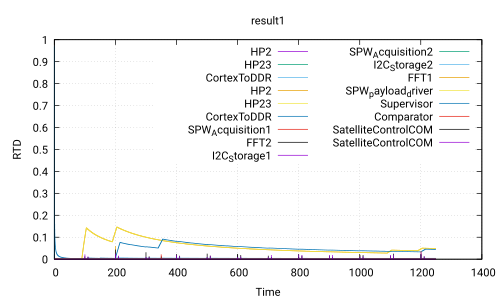

Write gnuplot code to recreate this figure.
 set title 'result1'
 set ylabel 'RTD'
 set xlabel 'Time'
 set grid
 set term pdf
 set output 'Use_case_DoubleCamera_Safety.ATIPPIC.executable340.0_100.0.pdf'
 plot 'Use_case_DoubleCamera_Safety.ATIPPIC.executable340.0_100.0.csv' using 1:2 with lines title 'HP2','Use_case_DoubleCamera_Safety.ATIPPIC.executable340.0_100.0.csv' using 1:3 with lines title 'HP23','Use_case_DoubleCamera_Safety.ATIPPIC.executable340.0_100.0.csv' using 1:4 with lines title 'CortexToDDR','Use_case_DoubleCamera_Safety.ATIPPIC.executable340.0_100.0.csv' using 1:5 with lines title 'HP2','Use_case_DoubleCamera_Safety.ATIPPIC.executable340.0_100.0.csv' using 1:6 with lines title 'HP23','Use_case_DoubleCamera_Safety.ATIPPIC.executable340.0_100.0.csv' using 1:7 with lines title 'CortexToDDR','Use_case_DoubleCamera_Safety.ATIPPIC.executable340.0_100.0.csv' using 1:8 with lines title 'SPW_Acquisition1','Use_case_DoubleCamera_Safety.ATIPPIC.executable340.0_100.0.csv' using 1:9 with lines title 'FFT2','Use_case_DoubleCamera_Safety.ATIPPIC.executable340.0_100.0.csv' using 1:10 with lines title 'I2C_Storage1','Use_case_DoubleCamera_Safety.ATIPPIC.executable340.0_100.0.csv' using 1:11 with lines title 'SPW_Acquisition2','Use_case_DoubleCamera_Safety.ATIPPIC.executable340.0_100.0.csv' using 1:12 with lines title 'I2C_Storage2','Use_case_DoubleCamera_Safety.ATIPPIC.executable340.0_100.0.csv' using 1:13 with lines title 'FFT1','Use_case_DoubleCamera_Safety.ATIPPIC.executable340.0_100.0.csv' using 1:14 with lines title 'SPW_payload_driver','Use_case_DoubleCamera_Safety.ATIPPIC.executable340.0_100.0.csv' using 1:15 with lines title 'Supervisor','Use_case_DoubleCamera_Safety.ATIPPIC.executable340.0_100.0.csv' using 1:16 with lines title 'Comparator','Use_case_DoubleCamera_Safety.ATIPPIC.executable340.0_100.0.csv' using 1:17 with lines title 'SatelliteControlCOM','Use_case_DoubleCamera_Safety.ATIPPIC.executable340.0_100.0.csv' using 1:18 with lines title 'SatelliteControlCOM'
